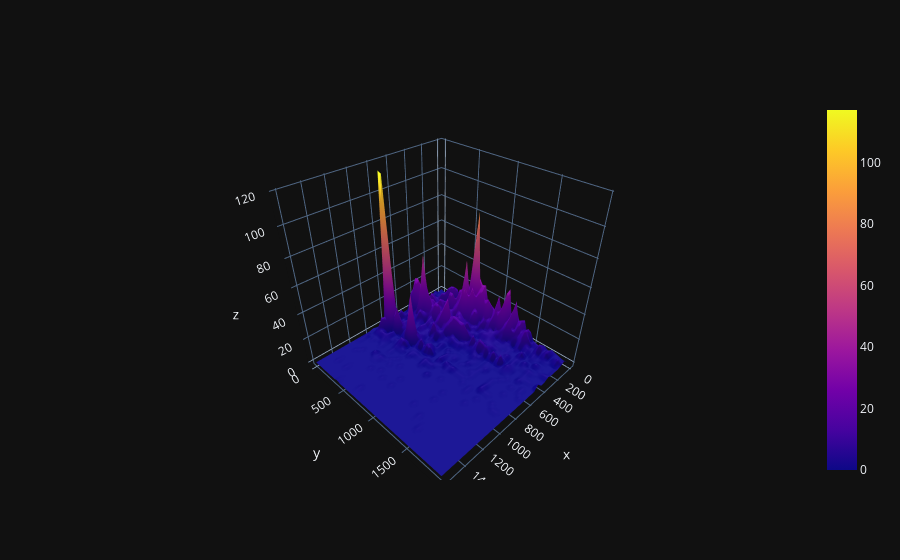

Write notebook code for a chart like this one.
### Code cell
fig=go.Figure(go.Surface(z=z, y=z.index, x=z.columns))
fig.show()
